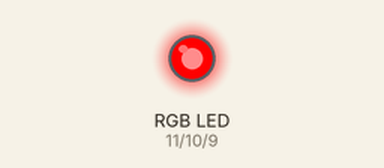
This sketch was run on a simulated Arduino Uno, built with avr-gcc and run on an emulated ATmega328P. Parts: an RGB LED mixed from three pins (HIGH = lit).

Above: at 0.5 s.
At 1.5 s:
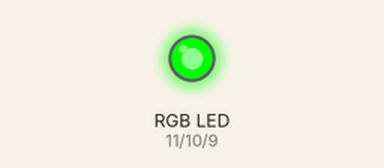
At 2.5 s:
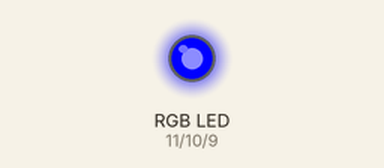
At 3.5 s:
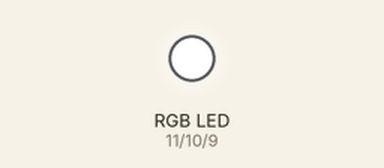
At 4.2 s:
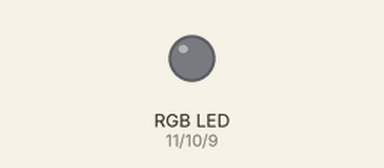
Timing chart, 0 to 5.9 s (numbered marks = the images above):
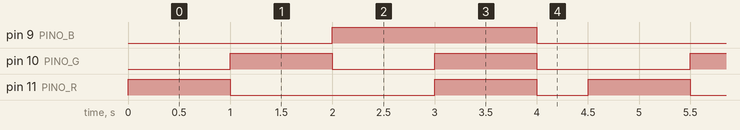

Measured:
- by itself, pin 9 (PINO_B): alternates HIGH for 2.0 s and LOW for 2.5 s
- by itself, pin 10 (PINO_G): repeats every 4.5 s: LOW 1.0 s, HIGH 1.0 s, LOW 1.5 s, HIGH 1.0 s
- by itself, pin 11 (PINO_R): repeats every 4.5 s: LOW 2.0 s, HIGH 1.0 s, LOW 0.50 s, HIGH 1.0 s

The sketch:

ex_rgb_cores_basicas.ino
```cpp
/*
  Oficina de Robótica SELFÍS — Componente: LED RGB
  Exemplo: testar cada cor do LED RGB separadamente (útil para descobrir
  qual perna é qual). Mesma montagem da Prática 3.
  Ligações: pino 11 -> 220 ohms -> R | pino 10 -> 220 ohms -> G
            pino 9  -> 220 ohms -> B | perna comum (longa) -> GND
*/

const int PINO_R = 11;
const int PINO_G = 10;
const int PINO_B = 9;

void setup() {
  pinMode(PINO_R, OUTPUT);
  pinMode(PINO_G, OUTPUT);
  pinMode(PINO_B, OUTPUT);
}

void loop() {
  digitalWrite(PINO_R, HIGH); delay(1000); digitalWrite(PINO_R, LOW);  // vermelho
  digitalWrite(PINO_G, HIGH); delay(1000); digitalWrite(PINO_G, LOW);  // verde
  digitalWrite(PINO_B, HIGH); delay(1000); digitalWrite(PINO_B, LOW);  // azul

  // as três juntas: branco
  digitalWrite(PINO_R, HIGH); digitalWrite(PINO_G, HIGH); digitalWrite(PINO_B, HIGH);
  delay(1000);
  digitalWrite(PINO_R, LOW);  digitalWrite(PINO_G, LOW);  digitalWrite(PINO_B, LOW);
  delay(500);
}
```
